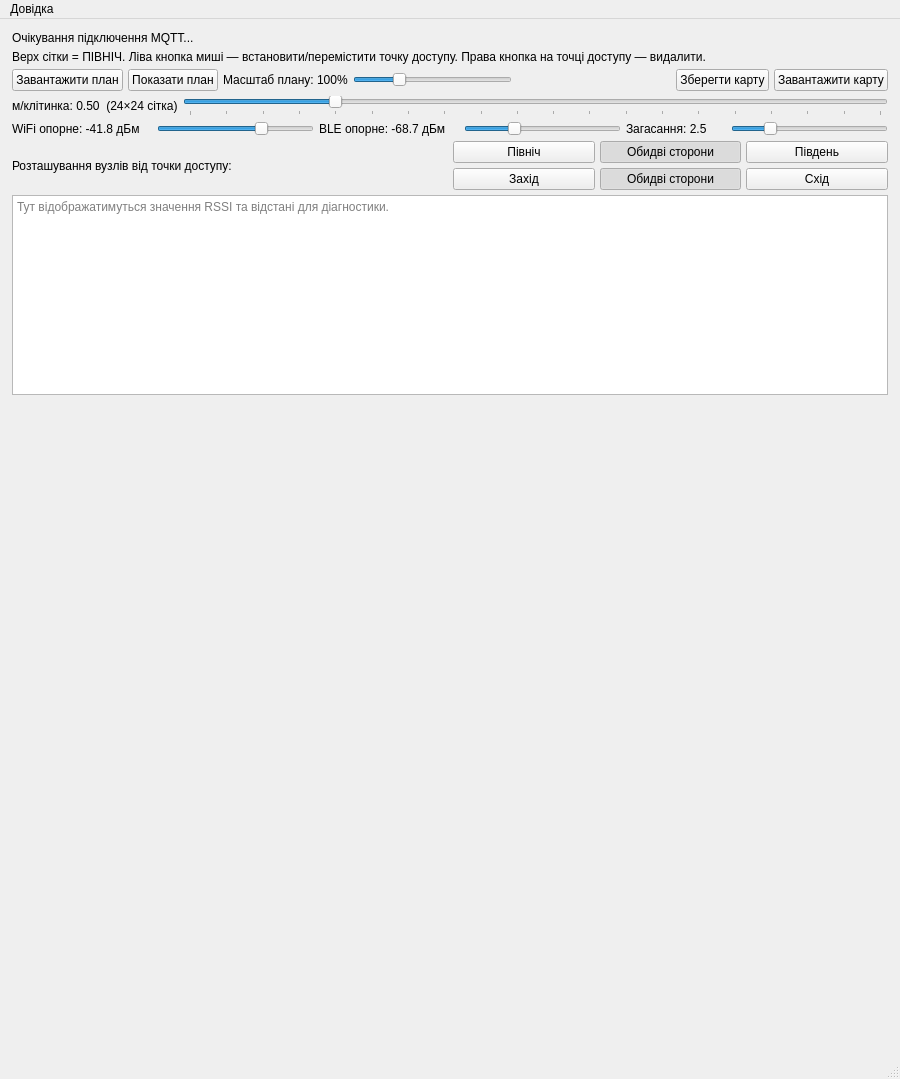
<?xml version="1.0" encoding="UTF-8"?>
<ui version="4.0">
 <class>MainWindow</class>
 <widget class="QMainWindow" name="MainWindow">
  <property name="geometry">
   <rect>
    <x>0</x>
    <y>0</y>
    <width>900</width>
    <height>1079</height>
   </rect>
  </property>
  <property name="windowTitle">
   <string>RSSI Теплова карта</string>
  </property>
  <widget class="QWidget" name="centralwidget">
   <layout class="QVBoxLayout" name="verticalLayout">
    <property name="spacing">
     <number>5</number>
    </property>
    <property name="leftMargin">
     <number>12</number>
    </property>
    <property name="topMargin">
     <number>12</number>
    </property>
    <property name="rightMargin">
     <number>12</number>
    </property>
    <property name="bottomMargin">
     <number>12</number>
    </property>
    <item>
     <widget class="QLabel" name="statusLabel">
      <property name="text">
       <string>Очікування підключення MQTT...</string>
      </property>
      <property name="wordWrap">
       <bool>true</bool>
      </property>
     </widget>
    </item>
    <item>
     <widget class="QLabel" name="helpLabel">
      <property name="text">
       <string>Верх сітки = ПІВНІЧ. Ліва кнопка миші — встановити/перемістити точку доступу. Права кнопка на точці доступу — видалити.</string>
      </property>
      <property name="wordWrap">
       <bool>true</bool>
      </property>
     </widget>
    </item>
    <item>
     <layout class="QHBoxLayout" name="overlayRow">
      <item>
       <widget class="QPushButton" name="planLoadButton">
        <property name="text">
         <string>Завантажити план</string>
        </property>
       </widget>
      </item>
      <item>
       <widget class="QPushButton" name="planToggleButton">
        <property name="text">
         <string>Показати план</string>
        </property>
        <property name="checkable">
         <bool>true</bool>
        </property>
        <property name="checked">
         <bool>false</bool>
        </property>
       </widget>
      </item>
      <item>
       <widget class="QLabel" name="planScaleLabel">
        <property name="text">
         <string>Масштаб плану: 100%</string>
        </property>
       </widget>
      </item>
      <item>
       <widget class="QSlider" name="planScaleSlider">
        <property name="toolTip">
         <string>Масштаб зображення плану будівлі</string>
        </property>
        <property name="minimum">
         <number>25</number>
        </property>
        <property name="maximum">
         <number>300</number>
        </property>
        <property name="value">
         <number>100</number>
        </property>
        <property name="orientation">
         <enum>Qt::Horizontal</enum>
        </property>
       </widget>
      </item>
      <item>
       <spacer name="overlaySpacer">
        <property name="orientation">
         <enum>Qt::Horizontal</enum>
        </property>
        <property name="sizeHint" stdset="0">
         <size>
          <width>40</width>
          <height>20</height>
         </size>
        </property>
       </spacer>
      </item>
      <item>
       <widget class="QPushButton" name="saveHeatmapButton">
        <property name="text">
         <string>Зберегти карту</string>
        </property>
       </widget>
      </item>
      <item>
       <widget class="QPushButton" name="loadHeatmapButton">
        <property name="text">
         <string>Завантажити карту</string>
        </property>
       </widget>
      </item>
     </layout>
    </item>
    <item>
     <layout class="QHBoxLayout" name="scaleRow">
      <item>
       <widget class="QLabel" name="metersPerCellLabel">
        <property name="minimumSize">
         <size>
          <width>150</width>
          <height>0</height>
         </size>
        </property>
        <property name="text">
         <string>м/клітинка: 0.50  (24×24 сітка)</string>
        </property>
       </widget>
      </item>
      <item>
       <widget class="QSlider" name="metersPerCellSlider">
        <property name="toolTip">
         <string>Метрів на клітинку сітки. Менше значення — дрібніша сітка.</string>
        </property>
        <property name="minimum">
         <number>10</number>
        </property>
        <property name="maximum">
         <number>200</number>
        </property>
        <property name="value">
         <number>50</number>
        </property>
        <property name="orientation">
         <enum>Qt::Horizontal</enum>
        </property>
        <property name="tickPosition">
         <enum>QSlider::TicksBelow</enum>
        </property>
        <property name="tickInterval">
         <number>10</number>
        </property>
       </widget>
      </item>
     </layout>
    </item>
    <item>
     <layout class="QHBoxLayout" name="calibrationRow">
      <item>
       <widget class="QLabel" name="refRssiLabel">
        <property name="minimumSize">
         <size>
          <width>140</width>
          <height>0</height>
         </size>
        </property>
        <property name="text">
         <string>WiFi опорне: -41.8 дБм</string>
        </property>
       </widget>
      </item>
      <item>
       <widget class="QSlider" name="refRssiSlider">
        <property name="toolTip">
         <string>RSSI WiFi на відстані 1 метр від точки доступу. Розмістіть сенсор на 1 м від точки доступу і встановіть поточне значення.</string>
        </property>
        <property name="minimum">
         <number>-90</number>
        </property>
        <property name="maximum">
         <number>-20</number>
        </property>
        <property name="value">
         <number>-42</number>
        </property>
        <property name="orientation">
         <enum>Qt::Horizontal</enum>
        </property>
       </widget>
      </item>
      <item>
       <widget class="QLabel" name="bleRefRssiLabel">
        <property name="minimumSize">
         <size>
          <width>140</width>
          <height>0</height>
         </size>
        </property>
        <property name="text">
         <string>BLE опорне: -68.7 дБм</string>
        </property>
       </widget>
      </item>
      <item>
       <widget class="QSlider" name="bleRefRssiSlider">
        <property name="toolTip">
         <string>RSSI BLE на відстані 1 метр між сенсорами. Розмістіть сенсори на 1 м один від одного і встановіть поточне значення.</string>
        </property>
        <property name="minimum">
         <number>-90</number>
        </property>
        <property name="maximum">
         <number>-20</number>
        </property>
        <property name="value">
         <number>-69</number>
        </property>
        <property name="orientation">
         <enum>Qt::Horizontal</enum>
        </property>
       </widget>
      </item>
      <item>
       <widget class="QLabel" name="pathLossLabel">
        <property name="minimumSize">
         <size>
          <width>100</width>
          <height>0</height>
         </size>
        </property>
        <property name="text">
         <string>Загасання: 2.5</string>
        </property>
       </widget>
      </item>
      <item>
       <widget class="QSlider" name="pathLossSlider">
        <property name="toolTip">
         <string>Показник загасання x10. 20=відкритий простір, 25=типове приміщення, 40=важкі стіни.</string>
        </property>
        <property name="minimum">
         <number>15</number>
        </property>
        <property name="maximum">
         <number>60</number>
        </property>
        <property name="value">
         <number>25</number>
        </property>
        <property name="orientation">
         <enum>Qt::Horizontal</enum>
        </property>
       </widget>
      </item>
     </layout>
    </item>
    <item>
     <layout class="QHBoxLayout" name="ewBiasRow">
      <item>
       <widget class="QLabel" name="ewBiasLabel">
        <property name="text">
         <string>Розташування вузлів від точки доступу:</string>
        </property>
       </widget>
      </item>
      <item>
       <layout class="QVBoxLayout" name="verticalLayout_2">
        <item>
         <layout class="QHBoxLayout" name="horizontalLayout_2">
          <item>
           <widget class="QPushButton" name="nsNorthButton">
            <property name="text">
             <string>Північ</string>
            </property>
            <property name="checkable">
             <bool>true</bool>
            </property>
           </widget>
          </item>
          <item>
           <widget class="QPushButton" name="nsNoneButton">
            <property name="text">
             <string>Обидві сторони</string>
            </property>
            <property name="checkable">
             <bool>true</bool>
            </property>
            <property name="checked">
             <bool>true</bool>
            </property>
           </widget>
          </item>
          <item>
           <widget class="QPushButton" name="nsSouthButton">
            <property name="text">
             <string>Південь</string>
            </property>
            <property name="checkable">
             <bool>true</bool>
            </property>
            <property name="checked">
             <bool>false</bool>
            </property>
           </widget>
          </item>
         </layout>
        </item>
        <item>
         <layout class="QHBoxLayout" name="horizontalLayout">
          <item>
           <widget class="QPushButton" name="ewWestButton">
            <property name="cursor">
             <cursorShape>ArrowCursor</cursorShape>
            </property>
            <property name="text">
             <string>Захід</string>
            </property>
            <property name="checkable">
             <bool>true</bool>
            </property>
           </widget>
          </item>
          <item>
           <widget class="QPushButton" name="ewNoneButton">
            <property name="text">
             <string>Обидві сторони</string>
            </property>
            <property name="checkable">
             <bool>true</bool>
            </property>
            <property name="checked">
             <bool>true</bool>
            </property>
           </widget>
          </item>
          <item>
           <widget class="QPushButton" name="ewEastButton">
            <property name="text">
             <string>Схід</string>
            </property>
            <property name="checkable">
             <bool>true</bool>
            </property>
           </widget>
          </item>
         </layout>
        </item>
       </layout>
      </item>
     </layout>
    </item>
    <item>
     <widget class="QTextEdit" name="debugText">
      <property name="minimumSize">
       <size>
        <width>0</width>
        <height>200</height>
       </size>
      </property>
      <property name="readOnly">
       <bool>true</bool>
      </property>
      <property name="placeholderText">
       <string>Тут відображатимуться значення RSSI та відстані для діагностики.</string>
      </property>
     </widget>
    </item>
    <item>
     <widget class="HeatmapWidget" name="heatmap" native="true">
      <property name="sizePolicy">
       <sizepolicy hsizetype="Expanding" vsizetype="Expanding">
        <horstretch>0</horstretch>
        <verstretch>1</verstretch>
       </sizepolicy>
      </property>
      <property name="minimumSize">
       <size>
        <width>400</width>
        <height>300</height>
       </size>
      </property>
     </widget>
    </item>
   </layout>
  </widget>
  <widget class="QMenuBar" name="menuBar">
   <property name="geometry">
    <rect>
     <x>0</x>
     <y>0</y>
     <width>900</width>
     <height>22</height>
    </rect>
   </property>
   <widget class="QMenu" name="menuHelp">
    <property name="title">
     <string>Довідка</string>
    </property>
    <addaction name="actionAbout"/>
   </widget>
   <addaction name="menuHelp"/>
  </widget>
  <widget class="QStatusBar" name="statusBar"/>
  <action name="actionAbout">
   <property name="text">
    <string>Авторське право</string>
   </property>
  </action>
 </widget>
 <customwidgets>
  <customwidget>
   <class>HeatmapWidget</class>
   <extends>QWidget</extends>
   <header>heatmapwidget.h</header>
  </customwidget>
 </customwidgets>
 <resources/>
 <connections/>
</ui>
